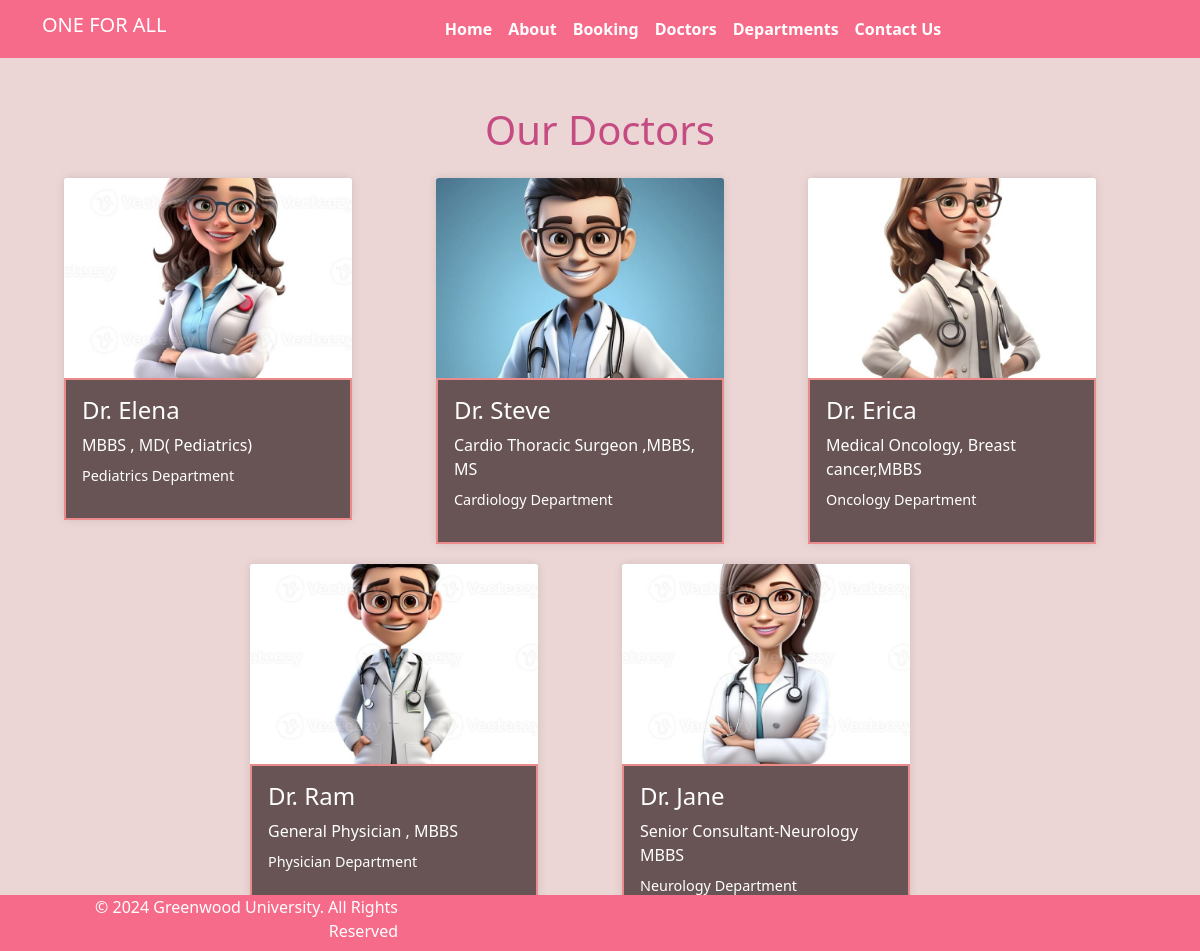
The app's page /doctors/ with its own data.
### home/models.py (models this page shows, shortened)
class Doctors(models.Model):
    doc_name = models.CharField(max_length = 255)
    doc_spec = models.CharField(max_length = 255)
    dep_name = models.ForeignKey(Departments, on_delete=models.CASCADE)
    doc_image = models.ImageField(upload_to = 'doctors')

class Departments(models.Model):
    dep_name = models.CharField(max_length = 100)
    dep_description = models.TextField()
    def __str__(self):
        return self.dep_name

### home/views.py (the view)
# urls.py: path('doctors/',views.doctors,name ='doctors'),
def doctors(request):
    dict_docs = {
        'doctors': Doctors.objects.all()
    }
    return render(request, 'doctors.html', dict_docs)

### templates/doctors.html (shortened to what this page needs)
{% extends "base.html" %}
{% block content %}
<h1 class="text-center mt-5 mb-4" style="color:#c54c82;">Our Doctors</h1>
<div class="container">
    <div class="row justify-content-center">
        {% for d in doctors %}
        <div class="col-md-4">
            <div class="card">
                <img src="{{ d.doc_image.url }}" class="card-img-top" alt="...">
                <div class="card-body">
                    <h5 class="card-title">Dr. {{ d.doc_name }}</h5>
                    <p class="card-text">{{ d.doc_spec }}</p>
                    <p class="department">{{ d.dep_name }} Department</p>
                </div>
            </div>
        </div>
        {% endfor %}
    </div>
</div>
{% endblock %}

### templates/base.html (shortened to what this page needs)
{% load static %}
<!DOCTYPE html>
<html>
<head>
    <link rel="stylesheet" href="https://cdn.jsdelivr.net/npm/bootstrap@5.1.3/dist/css/bootstrap.min.css">
    <link rel="stylesheet" href="https://use.fontawesome.com/releases/v5.2.0/css/all.css">
    <link rel="stylesheet" href="{% static '/css/style.css' %}">
</head>
<body>
    <nav class="navbar navbar-expand-md ">
        <div class="container">
            <div class="col-2 text-left pl-md-0">
                <h3 class="navbar-brand">ONE FOR ALL</h3>
            </div>
            <div class="collapse navbar-collapse justify-content-center col-md-8 navbar-collapse-3">
                <ul class="navbar-nav justify-content-center fw-bold">
                    <li class="nav-item">
                        <a class="nav-link" href="{% url 'home' %}">Home</a>
                    </li>
                    <li class="nav-item">
                        <a class="nav-link" href="{% url 'about' %}">About</a>
                    </li>
                    <li class="nav-item">
                        <a class="nav-link" href="{% url 'booking' %}">Booking</a>
                    </li>
                    <li class="nav-item">
                        <a class="nav-link" href="{% url 'doctors' %}">Doctors</a>
                    </li>
                    <li class="nav-item">
                        <a class="nav-link" href="{% url 'departments' %}">Departments</a>
                    </li>
                    <li class="nav-item">
                        <a class="nav-link" href="{% url 'contact' %}">Contact Us</a>
                    </li>
                </ul>
            </div>
        </div>
    </nav>
    <div class="container">
        {% block content %}{% endblock %}
    </div>
    <section class="fixed-bottom">
        <footer class="pt-0 pb-2" style="background-color:#f76b8a; color: white;">
          <div class="container">
            <div class="row align-items-center">
              <div class="col-12 col-md-4 mt-4 mt-md-0 text-center text-md-end">
                © 2024 Greenwood University. All Rights Reserved
              </div>
            </div>
          </div>
        </footer>
      </section>
</body>
</html>

### templates/base.html (style rules this page uses)
body { background-color: #ebd5d5 color: #333; }
.navbar { background-color:#f76b8a }
.navbar-brand { color: #fff; }
.nav-link { color: #fff !important; }
footer { background-color:#f76b8a; color: #fff; }

### templates/doctors.html (style rules this page uses)
body { background-color: #ebd5d5; }
.card { width: 18rem; display: inline-block; margin: 0 10px 20px; border: none; box-shadow: 0 0 10px rgba(0, 0, 0, 0.1); background-color: #fff; }
.card-img-top { height: 200px; object-fit: cover; }
.card-body { background-color: #685454; color: #fff; border: 2px solid #ea8a8a; }
.card-title { font-size: 1.5rem; margin-bottom: 0.5rem; }
.card-text { font-size: 1rem; margin-bottom: 0.5rem; }
.department { font-size: 0.9rem; }

### records on screen
Doctors: doc_image (picture), doc_name "Elena", doc_spec "MBBS , MD( Pediatrics)", dep_name "Pediatrics"
Doctors: doc_image (picture), doc_name "Steve", doc_spec "Cardio Thoracic Surgeon ,MBBS, MS", dep_name "Cardiology"
Doctors: doc_image (picture), doc_name "Erica", doc_spec "Medical Oncology, Breast cancer,MBBS", dep_name "Oncology"
Doctors: doc_image (picture), doc_name "Ram", doc_spec "General Physician , MBBS", dep_name "Physician"
Doctors: doc_image (picture), doc_name "Jane", doc_spec "Senior Consultant-Neurology MBBS", dep_name "Neurology"
